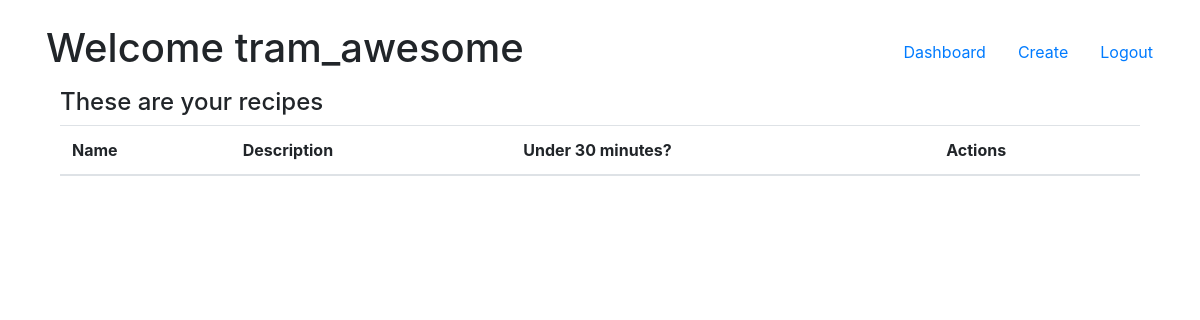
/review (signed in), run on an earlier commit of the app's database.
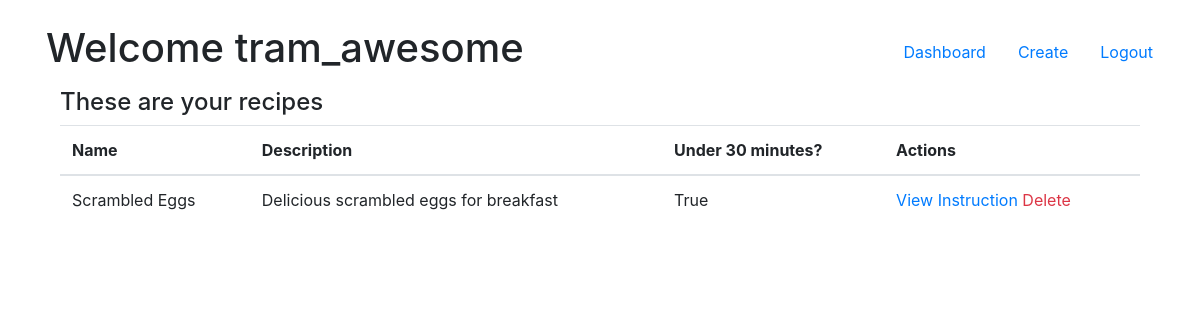
And on a later commit of the database.
### models.py (models this page shows)
class User(db.Model):
    id = db.Column(db.Integer, primary_key=True, autoincrement=True)
    user_name = db.Column(db.String(45), nullable=False)
    email = db.Column(db.String(45), nullable=False)
    location = db.Column(db.String(45), nullable=False)
    hashed_pw = db.Column(db.String(60), nullable=False)
    birthdate = db.Column(db.String(15), nullable=False)
    created_at = db.Column(db.DateTime, server_default=func.now())
    updated_at = db.Column(
        db.DateTime, server_default=func.now(), onupdate=func.now())
    recipes_this_user_likes = db.relationship('Recipe', secondary=likes_table)

class Recipe(db.Model):
    id = db.Column(db.Integer, primary_key=True, autoincrement=True)
    name = db.Column(db.String(100), nullable=False)
    description = db.Column(db.Text, nullable=False)
    instructions = db.Column(db.Text, nullable=False)
    under30 = db.Column(db.String(3), nullable=False)
    author_id = db.Column(db.Integer, db.ForeignKey('user.id'), nullable=False)
    author = db.relationship('User', foreign_keys=[
                             author_id], backref='recipes', lazy=True)
    users_who_like_this_recipe = db.relationship('User', secondary=likes_table)

### controller_functions.py (the view)
def review():
    if session['userID']:
        user = User.query.get(session['userID'])
        recipes = Recipe.query.all()
        print(recipes)
        return render_template('review.html', user=user, recipes=recipes)
    else:
        return redirect('/')

### templates/review.html (shortened to what this page needs)
<!DOCTYPE html>
<html class="no-js">
  <head>
    <link
      rel="stylesheet"
      href="https://stackpath.bootstrapcdn.com/bootstrap/4.1.3/css/bootstrap.min.css"
    />
  </head>
  <body>
    <div class="container mt-3">
      <nav class="navbar row">
        <h1>Welcome {{ user.user_name }}</h1>
        <div class="text-right row">
          <a href="/dashboard" class="nav-link">Dashboard</a>
          <a href="/create" class="nav-link">Create</a>
          <a href="/logout" class="nav-link">Logout</a>
        </div>
      </nav>
      <div class="container">
        <h4>These are your recipes</h4>
        <table class="table">
          <thead>
            <th>Name</th>
            <th>Description</th>
            <th>Under 30 minutes?</th>
            <th>Actions</th>
          </thead>
          {% for recipe in recipes %}
          <tr>
            <td>{{ recipe.name }}</td>
            <td>{{ recipe.description }}</td>
            <td>{{ recipe.under30 }}</td>
            <td>
              <a href="/instruction/{{ recipe.id }}" class="text-primary"
                >View Instruction</a
              >
              <a href="{{ recipe.id }}/delete" class="text-danger">Delete</a>
            </td>
          </tr>
          {% endfor %}
        </table>
      </div>
    </div>
  </body>
</html>

What changed in the data, as far as the page shows it:
added Recipe: name "Scrambled Eggs", description "Delicious scrambled eggs for breakfast", under30 "True"
